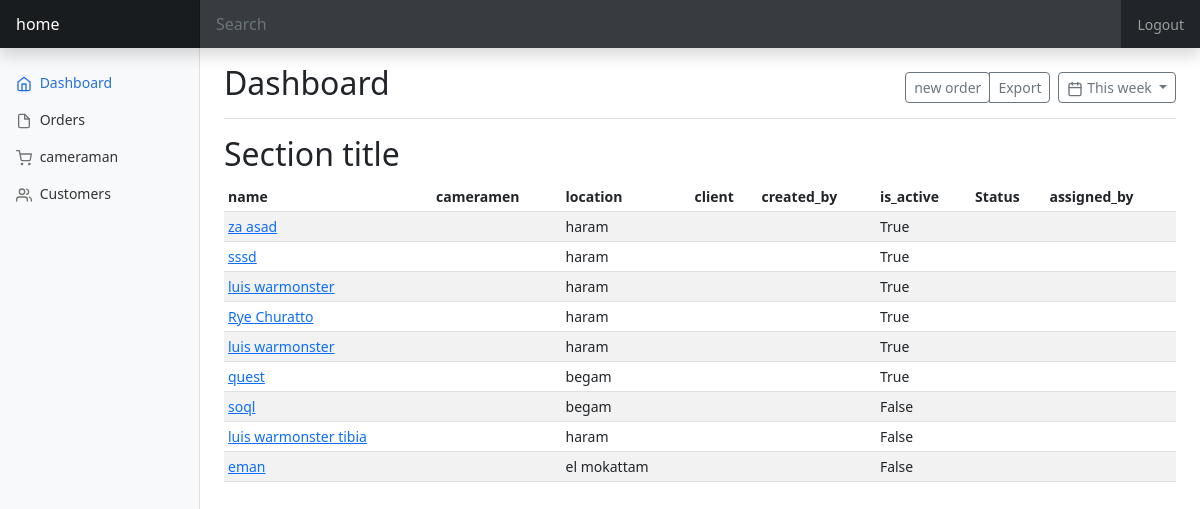
/order/ (signed in), run on the app's committed database.
### website/models.py (models this page shows, shortened)
class Order(models.Model):
    id          = models.AutoField(primary_key=True)
    name        = models.CharField(max_length=30)
    camera_men  = models.ManyToManyField(CameraMan)
    location    = models.CharField(max_length=15)
    client      = models.ForeignKey(Client, on_delete=models.CASCADE)
    created_by  = models.ForeignKey(User, related_name='created_by' ,on_delete=models.CASCADE)
    is_active   = models.BooleanField(default=False)
    status      = models.BooleanField(default=False)
    assigned_by = models.ForeignKey(User, null=True, related_name='assigned_by',on_delete=models.CASCADE)

### website/views.py (the view)
# urls.py: path('order/',views.Order_view,name= 'order'),
@login_required
def Order_view (request):
    if User.is_superuser:
        form = Order.objects.all().values()
        context = {
        'form':form
    }
        return render(request,'order.html',context)
    else:
          form = Order.objects.all().values().filter(is_active=True)
          context = {
                'form':form
            }
          return render(request,'order.html',context)

### website/templates/order.html (shortened to what this page needs)
{%load static %}
  <!doctype html>
  <html lang="en">
    <head>
  <link href="/CMMS/static/bootstrap.min.css" rel="stylesheet">
      <link href="/CMMS/static/dashboard.css" rel="stylesheet">
    </head>
    <body>
  <header class="navbar navbar-dark sticky-top bg-dark flex-md-nowrap p-0 shadow">
    <a class="navbar-brand col-md-3 col-lg-2 me-0 px-3 fs-6" href="{%url 'home'%}">home</a>
    <input class="form-control form-control-dark w-100 rounded-0 border-0" type="text" placeholder="Search" aria-label="Search">
    <div class="navbar-nav">
      <div class="nav-item text-nowrap">
        {%if request.user.is_authenticated %}
         <a  class="nav-link px-3" href="{% url 'logout' %}">Logout</a>
        {%else%}
          <a  class="nav-link px-3" href="{% url 'login' %}">Login</a>
        {%endif%}
      </div>
    </div>
  </header>
    <nav id="sidebarMenu" class="col-md-3 col-lg-2 d-md-block bg-light sidebar collapse">
      <div class="position-sticky pt-3 sidebar-sticky">
        <ul class="nav flex-column">
          <li class="nav-item">
            <a class="nav-link active" aria-current="page" href="{%url 'home'%}">
              <span data-feather="home" class="align-text-bottom"></span>
              Dashboard
            </a>
          </li>
          <li class="nav-item">
            <a class="nav-link" href="{%url 'order'%}">
              <span data-feather="file" class="align-text-bottom"></span>
              Orders
            </a>
          </li>
          <li class="nav-item">
            <a class="nav-link" href="{%url 'cameraman'%}">
              <span data-feather="shopping-cart" class="align-text-bottom"></span>
              cameraman
            </a>
          </li>
          <li class="nav-item">
            <a class="nav-link" href="{%url 'client'%}">
              <span data-feather="users" class="align-text-bottom"></span>
              Customers
            </a>
          </li>
        </ul>
      </div>
    </nav>
    <main class="col-md-9 ms-sm-auto col-lg-10 px-md-4" >
      <div class="d-flex justify-content-between flex-wrap flex-md-nowrap align-items-center pt-3 pb-2 mb-3 border-bottom">
        <h1 class="h2">Dashboard</h1>
        <div class="btn-toolbar mb-2 mb-md-0">
          <div class="btn-group me-2">
            <a href="{%url 'order_add'%}">
              <button type="button" class="btn btn-sm btn-outline-secondary">new order</button>
            </a>
            <button type="button" class="btn btn-sm btn-outline-secondary">Export</button>
          </div>
          <button type="button" class="btn btn-sm btn-outline-secondary dropdown-toggle">
            <span data-feather="calendar" class="align-text-bottom"></span>
            This week
          </button>
        </div>
      </div>
      <h2>Section title</h2>
      <div class="table-responsive" width="900" height="380">
        <table class="table table-striped table-sm">
          <thead>
            <tr>
              <th>name</th>
              <th>cameramen</th>
              <th>location</th>
              <th>client</th>
              <th>created_by</th>
              <th>is_active</th>
              <th>Status</th>
              <th>assigned_by</th>
            </tr>
          </thead>
          <tbody>
            {%for x in form%}
              <tr>
                  <td><a href="{%url 'order_detail' x.id%}">{{x.name}}</a></td>
                  <td>{{x.camera_men}}</td>
                  <td>{{x.location}}</td>
                  <td>{{x.client}}</td>
                  <td>{{x.created_by}}</td>
                  <td>{{x.is_active}}</td>
                  <td>{{x.Status}}</td>
                  <td>{{x.assigned_by}}</td>
              </tr>
            {% endfor %}
          </tbody>
        </table>
      </div>
      <body>
    </main>
    </body>
  </html>

### CMMS/static/dashboard.css (style rules this page uses)
body { font-size: .875rem; }
.feather { width: 16px; height: 16px; }
.sidebar { position: fixed; top: 0; bottom: 0; left: 0; z-index: 100; padding: 48px 0 0; box-shadow: inset -1px 0 0 rgba(0, 0, 0, .1); }
.sidebar-sticky { height: calc(100vh - 48px); overflow-x: hidden; overflow-y: auto; }
.sidebar .nav-link { font-weight: 500; color: #333; }
.sidebar .nav-link .feather { margin-right: 4px; color: #727272; }
.sidebar .nav-link.active { color: #2470dc; }
.sidebar .nav-link:hover .feather, .sidebar .nav-link.active .feather { color: inherit; }
.navbar-brand { padding-top: .75rem; padding-bottom: .75rem; background-color: rgba(0, 0, 0, .25); box-shadow: inset -1px 0 0 rgba(0, 0, 0, .25); }
.navbar .form-control { padding: .75rem 1rem; }
.form-control-dark { color: #fff; background-color: rgba(255, 255, 255, .1); border-color: rgba(255, 255, 255, .1); }

### data on the page
Order: name "za asad", location "haram", is_active "True"
Order: name "sssd", location "haram", is_active "True"
Order: name "luis warmonster", location "haram", is_active "True"
Order: name "Rye Churatto", location "haram", is_active "True"
Order: name "luis warmonster", location "haram", is_active "True"
Order: name "quest", location "begam", is_active "True"
Order: name "soql", location "begam", is_active "False"
Order: name "luis warmonster tibia", location "haram", is_active "False"
Order: name "eman", location "el mokattam", is_active "False"
